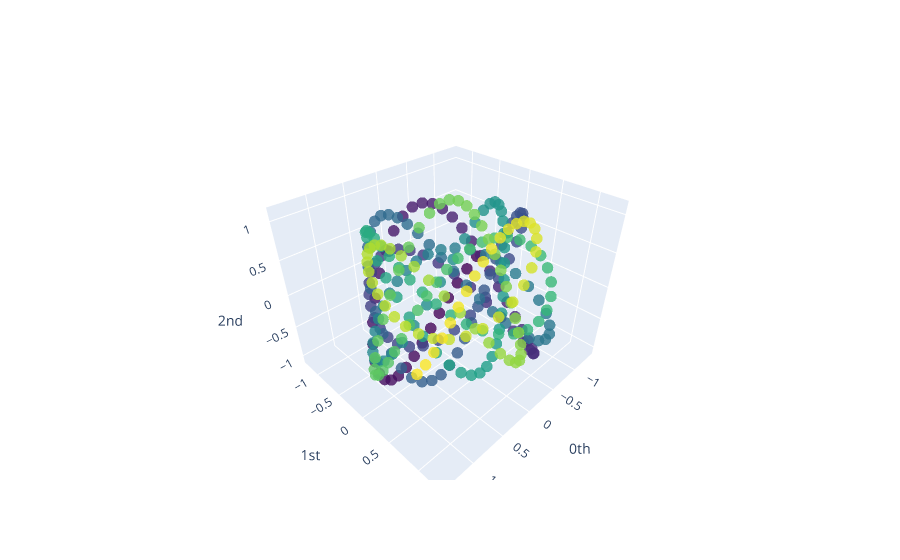

Notebook source saved alongside this figure:
### Code cell
# 3D plot of the PCA-reduced Takens embedding of the Coupled Pendulum
plot_point_cloud(X_c_a_pca, dimension=3)

### Figure 1 — Plotly figure (JSON) as saved in the notebook; plotly's stock layout.template omitted (floating-point values rounded to 4 significant figures; data arrays with more than 128 entries replaced by an {"elided": "..."} marker saying what was removed)
{"data": [{"marker": {"color": {"elided": "288 int values"}, "colorscale": [[0, "#440154"], [0.1111, "#482878"], [0.2222, "#3e4989"], [0.3333, "#31688e"], [0.4444, "#26828e"], [0.5556, "#1f9e89"], [0.6667, "#35b779"], [0.7778, "#6ece58"], [0.8889, "#b5de2b"], [1, "#fde725"]], "opacity": 0.8, "size": 4}, "mode": "markers", "type": "scatter3d", "x": {"elided": "288 float values"}, "y": {"elided": "288 float values"}, "z": {"elided": "288 float values"}}], "layout": {"scene": {"xaxis": {"exponentformat": "e", "showexponent": "all", "title": {"text": "0th"}, "type": "linear"}, "yaxis": {"exponentformat": "e", "showexponent": "all", "title": {"text": "1st"}, "type": "linear"}, "zaxis": {"exponentformat": "e", "showexponent": "all", "title": {"text": "2nd"}, "type": "linear"}}}}
